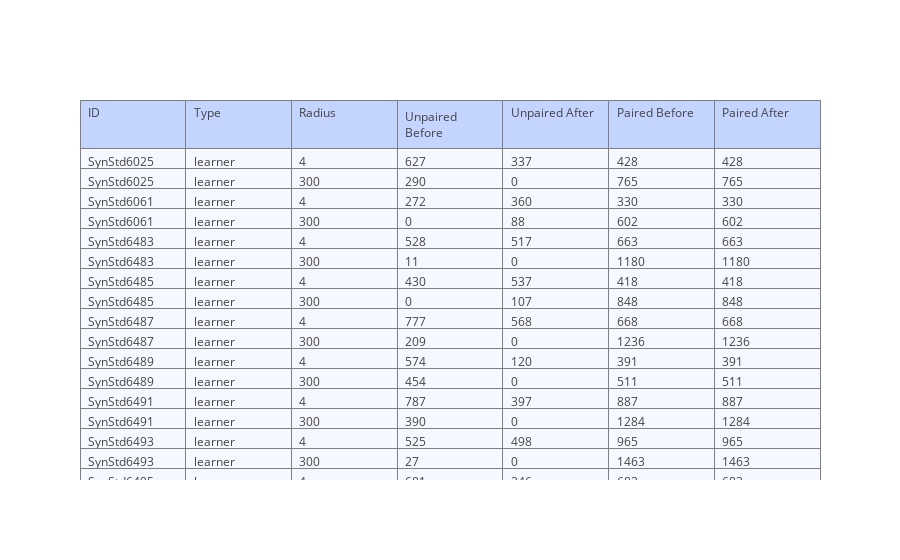

This figure's notebook cell:
### Markdown cell above
<H1> Compute some basic Statistics

### Code cell
# Set what radius/studies you want to have....

cols = ['ID', 'Type', 'Radius', 'Unpaired Before', 'Unpaired After','Paired Before','Paired After']
c1, c2, c3, c4, c5, c6, c7 = [],[],[],[],[],[],[]

syn_pair_radii = list(study_list[0]['UnpairedBefore'])

for s in study_list:
    for r in syn_pair_radii:
        c1.append(s['Study'])
        c2.append(s['Type'])
        c3.append(r)
        c4.append(len(s['UnpairedBefore'][r].index))
        c5.append(len(s['UnpairedAfter'][r].index))
        c6.append(len(s['PairedBefore'][r].index))
        c7.append(len(s['PairedAfter'][r].index))
    
trace = go.Table(
    header=dict(values=cols,
                fill = dict(color='#C2D4FF'),
                align = ['left'] * 5),
    cells=dict(values=[c1, c2, c3, c4, c5, c6, c7],
               fill = dict(color='#F5F8FF'),
               align = ['left'] * 5))

data = [trace] 
py.offline.iplot(data, filename = 'statistics_table')

### Figure 1 — Plotly figure (JSON) as saved in the notebook; plotly's stock layout.template omitted (floating-point values rounded to 4 significant figures; data arrays with more than 128 entries replaced by an {"elided": "..."} marker saying what was removed)
{"data": [{"cells": {"align": ["left", "left", "left", "left", "left"], "fill": {"color": "#F5F8FF"}, "values": {"elided": "7x74 mixed values"}}, "header": {"align": ["left", "left", "left", "left", "left"], "fill": {"color": "#C2D4FF"}, "values": ["ID", "Type", "Radius", "Unpaired Before", "Unpaired After", "Paired Before", "Paired After"]}, "type": "table"}], "layout": {}}
